Frame 1 (no input): blank canvas, image omitted
Frame 60 (no input): blank canvas, image omitted
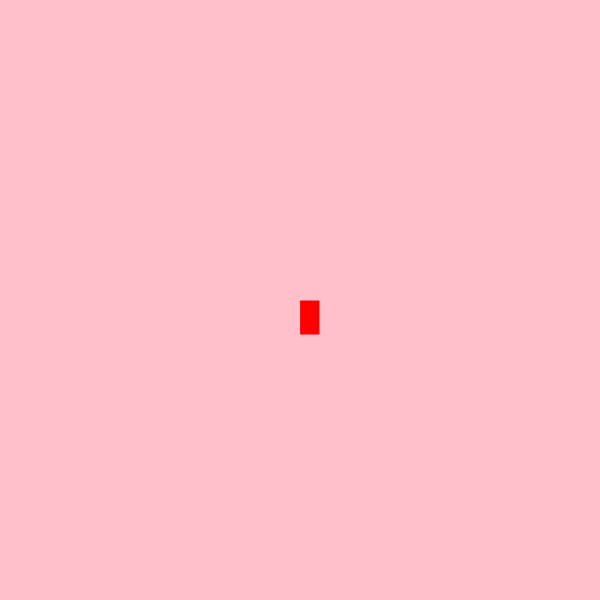
Frame 120 (the mouse pressed at the canvas centre since frame 60)

The p5.js sketch whose frames 1 and 60 were blank and that drew this single picture after the mouse press (run headless with seeded random() and noise() and a simulated clock; from frame 60 on, the mouse is pressed at the canvas centre):

// p5.js sketch
// ── sketch.js
function setup() {
    createCanvas(600, 600);
  background("pink")
  }
  
  function draw() {
    
  stroke("pink");
  fill("red");
  
    // console.log(mouseIsPressed);
  
    if (mouseIsPressed) {
      rect(mouseX, mouseY, 20, 35);
    }
  }
  
